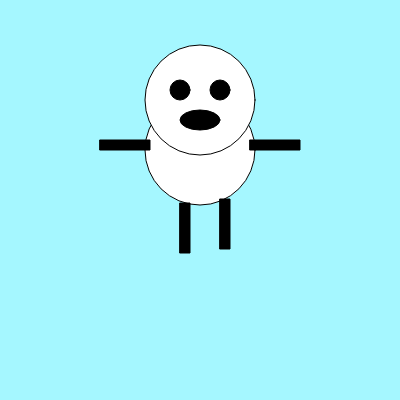
Frame 1 (no input)
Frame 60 (no input): identical to frame 1, image omitted
Frame 120 (the mouse pressed at the canvas centre since frame 60): identical to frame 1, image omitted

The p5.js sketch that drew this single still picture (run headless with seeded random() and noise() and a simulated clock; from frame 60 on, the mouse is pressed at the canvas centre):

// p5.js sketch
// ── sketch.js
function setup() {
  createCanvas(400, 400);
}

function draw() {
  background("rgb(165,247,255)");
fill ("white")
circle (200,150,110)
circle (200,100,110)
fill ("black")
  circle (180,90,20)
  fill ("black")
  circle (220,90,20)
rect (180,203,10,50 )
  rect (220,199,10,50 )
  rect (250,140,50,10 )
  rect (100,140,50,10 )
  ellipse(200, 120, 40, 20);
}
